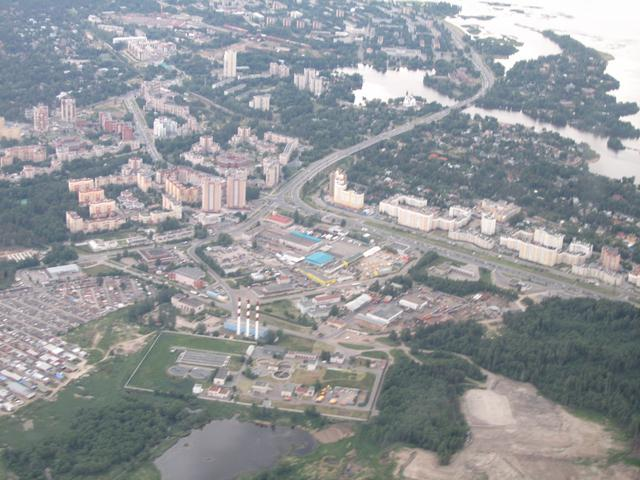
#> input picture ex1/OpenCV examples/python2/data/aero1.jpg, 640 x 480 px
$ python facedetect.py data/aero1.jpg   (Python 2 division)   (older library calls are emulated)
#> lines starting #> are read from the running program, lines starting #| are printed output that depends on the picture
### ex1/OpenCV examples/python2/common.py
'''
This module contais some common routines used by other samples.
'''

import numpy as np
import cv2
import os
from contextlib import contextmanager
import itertools as it

image_extensions = ['.bmp', '.jpg', '.jpeg', '.png', '.tif', '.tiff', '.pbm', '.pgm', '.ppm']

class Bunch(object):
    def __init__(self, **kw):
        self.__dict__.update(kw)
    def __str__(self):
        return str(self.__dict__)

# [4 lines left out: function splitfn, not called in this run]

def anorm2(a):
    return (a*a).sum(-1)
def anorm(a):
    return np.sqrt( anorm2(a) )

# [39 lines left out: functions homotrans, to_rect, rect2rect_mtx, lookat, mtx2rvec, not called in this run]

def draw_str(dst, (x, y), s):
    cv2.putText(dst, s, (x+1, y+1), cv2.FONT_HERSHEY_PLAIN, 1.0, (0, 0, 0), thickness = 2, lineType=cv2.CV_AA)
    cv2.putText(dst, s, (x, y), cv2.FONT_HERSHEY_PLAIN, 1.0, (255, 255, 255), lineType=cv2.CV_AA)

class Sketcher:
    def __init__(self, windowname, dests, colors_func):
        # [8 lines left out: function __init__, not called in this run]
    def show(self):
        cv2.imshow(self.windowname, self.dests[0])

    def on_mouse(self, event, x, y, flags, param):
        # [12 lines left out: function on_mouse, not called in this run]

# palette data from matplotlib/_cm.py
_jet_data =   {'red':   ((0., 0, 0), (0.35, 0, 0), (0.66, 1, 1), (0.89,1, 1),
                         (1, 0.5, 0.5)),
               'green': ((0., 0, 0), (0.125,0, 0), (0.375,1, 1), (0.64,1, 1),
                         (0.91,0,0), (1, 0, 0)),
               'blue':  ((0., 0.5, 0.5), (0.11, 1, 1), (0.34, 1, 1), (0.65,0, 0),
                         (1, 0, 0))}

cmap_data = { 'jet' : _jet_data }

def make_cmap(name, n=256):
    # [14 lines left out: function make_cmap, not called in this run]
def nothing(*arg, **kw):
    pass

def clock():
    return cv2.getTickCount() / cv2.getTickFrequency()

@contextmanager
# [8 lines left out: function Timer, not called in this run]
class StatValue:
    def __init__(self, smooth_coef = 0.5):
        self.value = None
        self.smooth_coef = smooth_coef
    def update(self, v):
        # [6 lines left out: function update, not called in this run]
class RectSelector:
    def __init__(self, win, callback):
        # [30 lines left out: functions __init__, onmouse, draw, not called in this run]
    def dragging(self):
        return self.drag_rect is not None


def grouper(n, iterable, fillvalue=None):
    # [4 lines left out: function grouper, not called in this run]
def mosaic(w, imgs):
    # [12 lines left out: function mosaic, not called in this run]
def getsize(img):
    h, w = img.shape[:2]
    return w, h

def mdot(*args):
    return reduce(np.dot, args)

def draw_keypoints(vis, keypoints, color = (0, 255, 255)):
    # [4 lines left out: function draw_keypoints, not called in this run]
### ex1/OpenCV examples/python2/video.py
'''
Video capture sample.

Sample shows how VideoCapture class can be used to acquire video
frames from a camera of a movie file. Also the sample provides
an example of procedural video generation by an object, mimicking
the VideoCapture interface (see Chess class).

'create_capture' is a convinience function for capture creation,
falling back to procedural video in case of error.

Usage:
    video.py [--shotdir <shot path>] [source0] [source1] ...'

    sourceN is an
     - integer number for camera capture
     - name of video file
     - synth:<params> for procedural video

Synth examples:
    synth:bg=../cpp/lena.jpg:noise=0.1
    synth:class=chess:bg=../cpp/lena.jpg:noise=0.1:size=640x480

Keys:
    ESC    - exit
    SPACE  - save current frame to <shot path> directory

'''

import numpy as np
import cv2
from time import clock
from numpy import pi, sin, cos
import common

class VideoSynthBase(object):
    # [14 lines left out: function __init__, not called in this run]

    def render(self, dst):
        pass

    # [15 lines left out: function read, not called in this run]

    def isOpened(self):
        return True

class Chess(VideoSynthBase):
    # [45 lines left out: functions __init__, draw_quads, render, not called in this run]


classes = dict(chess=Chess)

presets = dict(
    empty = 'synth:',
    lena = 'synth:bg=../cpp/lena.jpg:noise=0.1',
    chess = 'synth:class=chess:bg=../cpp/lena.jpg:noise=0.1:size=640x480'
)


def create_capture(source = 0, fallback = presets['chess']):
    '''source: <int> or '<int>|<filename>|synth [:<param_name>=<value> [:...]]'
    '''
    source = str(source).strip()
    chunks = source.split(':')
    # hanlde drive letter ('c:', ...)
    if len(chunks) > 1 and len(chunks[0]) == 1 and chunks[0].isalpha():
        chunks[1] = chunks[0] + ':' + chunks[1]
        del chunks[0]

    source = chunks[0]
    try: source = int(source)
    except ValueError: pass
    params = dict( s.split('=') for s in chunks[1:] )

    cap = None
    if source == 'synth':
        Class = classes.get(params.get('class', None), VideoSynthBase)
        try: cap = Class(**params)
        except: pass
    else:
        cap = cv2.VideoCapture(source)
        if 'size' in params:
            w, h = map(int, params['size'].split('x'))
            cap.set(cv2.cv.CV_CAP_PROP_FRAME_WIDTH, w)
            cap.set(cv2.cv.CV_CAP_PROP_FRAME_HEIGHT, h)
    if cap is None or not cap.isOpened():
        print 'Warning: unable to open video source: ', source
        if fallback is not None:
            return create_capture(fallback, None)
    return cap

# [30 lines that do not run on import are left out]

### ex1/OpenCV examples/python2/facedetect.py
import numpy as np
import cv2
import cv2.cv as cv
from video import create_capture
from common import clock, draw_str

help_message = '''
USAGE: facedetect.py [--cascade <cascade_fn>] [--nested-cascade <cascade_fn>] [<video_source>]
'''

def detect(img, cascade):
    rects = cascade.detectMultiScale(img, scaleFactor=1.3, minNeighbors=4, minSize=(30, 30), flags = cv.CV_HAAR_SCALE_IMAGE)
    if len(rects) == 0:
        return []
    rects[:,2:] += rects[:,:2]
    return rects

def draw_rects(img, rects, color):
    for x1, y1, x2, y2 in rects:
        cv2.rectangle(img, (x1, y1), (x2, y2), color, 2)

if __name__ == '__main__':
    import sys, getopt
    print help_message

    args, video_src = getopt.getopt(sys.argv[1:], '', ['cascade=', 'nested-cascade='])
    try: video_src = video_src[0]
    except: video_src = 0
    args = dict(args)
#    cascade_fn = args.get('--cascade', "../../data/haarcascades/haarcascade_frontalface_alt.xml")
#    nested_fn  = args.get('--nested-cascade', "../../data/haarcascades/haarcascade_eye.xml")
    cascade_fn = args.get('--cascade', "../data/haarcascade_frontalface_alt.xml")
    nested_fn  = args.get('--nested-cascade', "../data/haarcascade_eye.xml")

    cascade = cv2.CascadeClassifier(cascade_fn)
    nested = cv2.CascadeClassifier(nested_fn)

    cam = create_capture(video_src, fallback='synth:bg=../cpp/lena.jpg:noise=0.05')

    while True:
        ret, img = cam.read()
#> img is the input picture: shape (480, 640, 3); mean B, G, R 153.6, 150.4, 147.6
        gray = cv2.cvtColor(img, cv2.COLOR_BGR2GRAY)
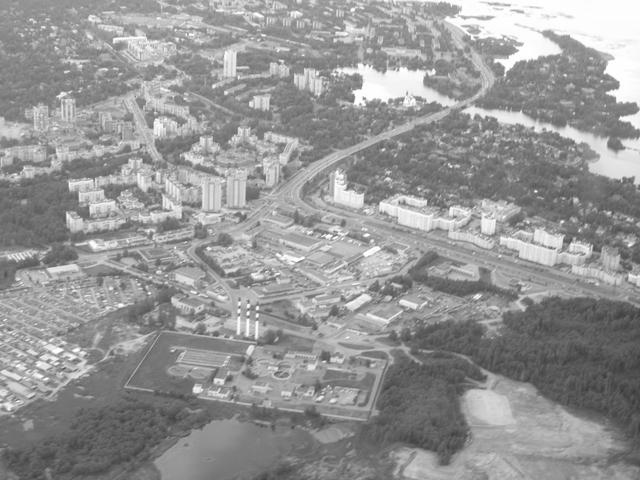
#> gray: shape (480, 640); min 58, max 255, mean 149.9
        gray = cv2.equalizeHist(gray)
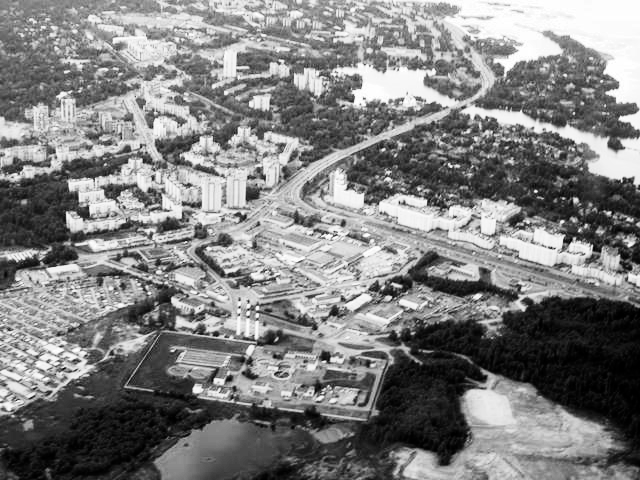
#> gray: shape (480, 640); min 0, max 255, mean 128.4

        t = clock()
        rects = detect(gray, cascade)
#> in detect, `rects = cascade.detectMultiScale(img, scaleFactor=1.3, minNeighbors=4,..`: rects = ()
#> rects = []
        vis = img.copy()
        draw_rects(vis, rects, (0, 255, 0))
        for x1, y1, x2, y2 in rects:
            roi = gray[y1:y2, x1:x2]
            vis_roi = vis[y1:y2, x1:x2]
            subrects = detect(roi.copy(), nested)
            draw_rects(vis_roi, subrects, (255, 0, 0))
#> this loop made 0 passes
        dt = clock() - t
#> dt = 0.121

        draw_str(vis, (20, 20), 'time: %.1f ms' % (dt*1000))
#> in draw_str, ``:
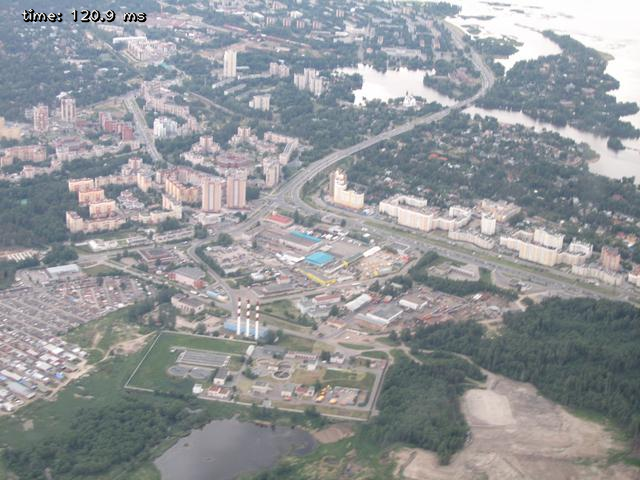
#> dst: shape (480, 640, 3); mean B, G, R 153.3, 150.2, 147.4
        cv2.imshow('facedetect', vis)

        if 0xFF & cv2.waitKey(5) == 27:
#> (key Esc is pressed here)
            break
    cv2.destroyAllWindows()
